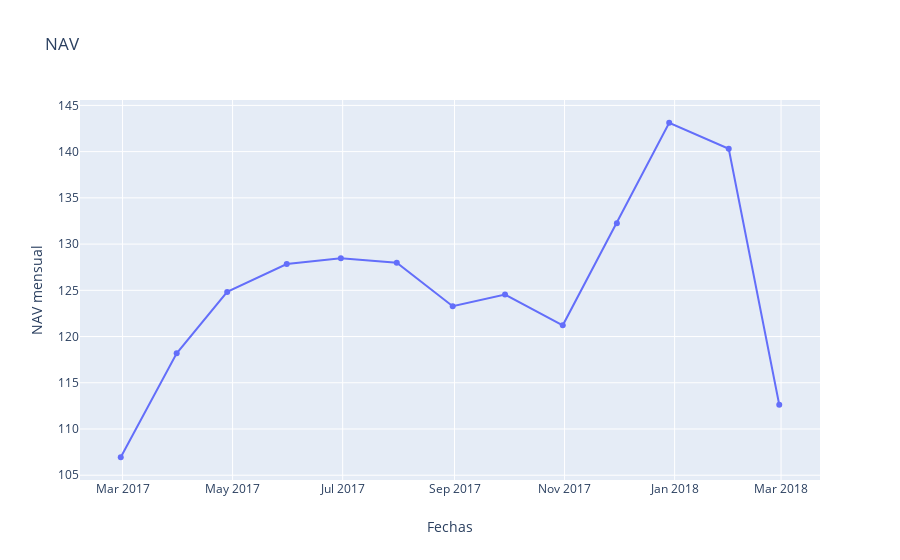

The code cell stored with this chart in its notebook:
### Markdown cell above
### <font color = teal> Graficas

### Code cell
x = fechas
data = go.Scatter(x=x,y= nav_mes, mode= 'lines+markers', name= 'NAV mensual')

layout = go.Layout(title='NAV', xaxis=dict(title='Fechas'),yaxis=dict(title='NAV mensual'))
fig = go.Figure(data=data,layout=layout)
iplot(fig, filename = 'Hist')

### Figure 1 — Plotly figure (JSON) as saved in the notebook; plotly's stock layout.template omitted (floating-point values rounded to 4 significant figures)
{"data": [{"mode": "lines+markers", "name": "NAV mensual", "type": "scatter", "x": ["2017-02-28", "2017-03-31", "2017-04-28", "2017-05-31", "2017-06-30", "2017-07-31", "2017-08-31", "2017-09-29", "2017-10-31", "2017-11-30", "2017-12-29", "2018-01-31", "2018-02-28"], "y": [106.9, 118.2, 124.8, 127.8, 128.5, 128.0, 123.3, 124.5, 121.2, 132.3, 143.1, 140.3, 112.6]}], "layout": {"title": {"text": "NAV"}, "xaxis": {"title": {"text": "Fechas"}}, "yaxis": {"title": {"text": "NAV mensual"}}}}
